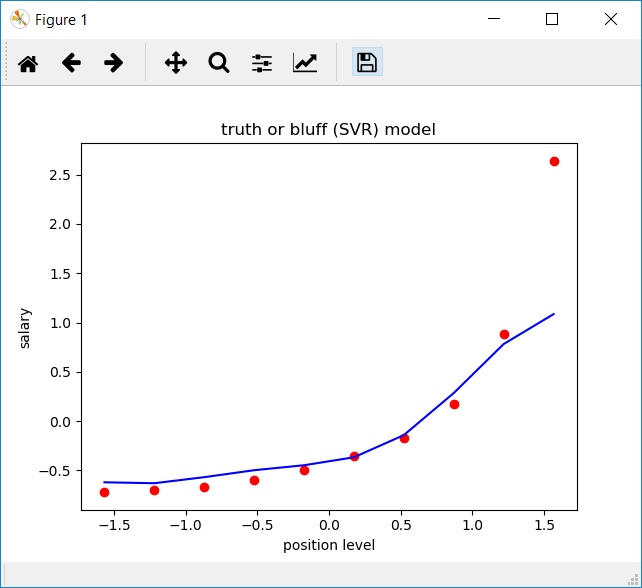

Here is the Python script that generated this plot:
import numpy as np
import matplotlib.pyplot as plt
import pandas as pd

dataset=pd.read_csv('Position_Salaries.csv')
X=dataset.iloc[:,1:2].values
y=dataset.iloc[:,2].values
#np.array([[y]])
#y=np.reshape(y,(len(y),1))
y=pd.DataFrame(y)

from sklearn.preprocessing import StandardScaler
sc_X=StandardScaler()
sc_y=StandardScaler()
X=sc_X.fit_transform(X)
y=sc_y.fit_transform(y)

from sklearn.svm import SVR
regressor=SVR(kernel='rbf')
regressor.fit(X,y)

y_pred=sc_y.inverse_transform(regressor.predict(sc_X.transform(6.5)))


plt.scatter(X,y,color='red')
plt.plot(X,regressor.predict(X),color='blue')
plt.title("truth or bluff (SVR) model")
plt.xlabel('position level')
plt.ylabel('salary')
plt.show()
